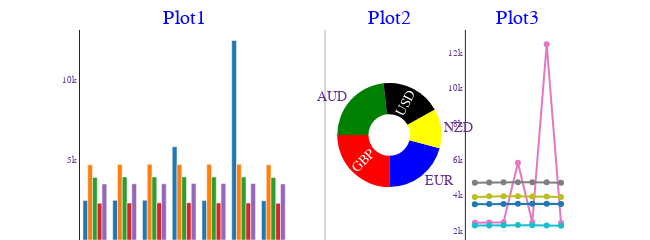

Notebook code for this chart:
### Code cell
"""
Exchange Rate Logs as a report
"""

now = datetime.now()

data = pd.read_csv('static/downloads/exchange-rates.txt', header=None)
data.columns=['AUD', 'GBP', 'EUR', 'NZD', 'USD']

data['Dates'] = data['AUD'] #.apply(lambda s: s.split(':')[0])
data.set_index('Dates', inplace=True, drop=True)
data = data.applymap(lambda s: s.split('(')[1].split(')')[0]) #(lambda s: s.str.upper().split(':')[0])

raw_data = data.copy().reset_index()
raw_data['Dates'] =  raw_data['Dates'].map(lambda s: s.split(':')[0])
raw_data = format_df(raw_data.sort_values(by=['Dates']), caption='Raw Data')

#data.index
#data = data.applymap(lambda s: s.split('(')[1].upper()) #(lambda s: s.str.upper().split(':')[0])
#data['AUD'] = data['AUD'].apply(lambda s: s.split('(')[1].split(')')[0])
#data.index = data.index.map(lambda s: s.split(':')[0][:-5]) #the -5 removes time element
data.index = data.index.map(lambda s: s.split(':')[0]) #the -5 removes time element
data.index = pd.to_datetime(data.index)
data = data.apply(pd.to_numeric)
#data.describe()
data.index.dtype
#data.columns.dtype
#data.dtypes
#data.info()

#filter data: loc, iloc or query
# The Pandas loc indexer is label-based, and can be used with DataFrames for two different use cases:
#     a.) Selecting rows by label/index
#     b.) Selecting rows with a boolean / conditional lookup
#The iloc indexer for Pandas Dataframe is used for integer-location based indexing / selection by position.

start_date = datetime(2021, 1, 28)
end_date = datetime(2023, 1, 28)
data = data.loc[(data.index >= start_date) & (data.index <= end_date)]
# data.loc[<row selection>, <column selection>] #iloc['rorama', 'gender'], iloc[['rorama', 'user2'], ['education', 'nationality']], iloc[df['age]>30, ['name', 'age']]
# data.iloc[<row selection>, <column selection>] #integer based selection e.g. iloc[[0,1,2], 2], iloc[2:6, :], iloc[1, 3]
# data = data.loc[(data.index >= start_date) & (data.index <= end_date)]
# data = data.loc[(data.index >= start_date) & (data.index <= end_date), ['USD', 'EUR']]
# data = data.query('Dates > "2022-01-28"')

# With a slight change of syntax, you can actually update your DataFrame in the same statement as you select and filter
# using .loc indexer. This particular pattern allows you to update values in columns depending on different conditions.
# The setting operation does not make a copy of the data frame, but edits the original data.
# # Change the first name of all rows with an ID greater than 2000 to "John"
# data.loc[data['id'] > 2000, "first_name"] = "John"
# # Change the first name of all rows with an ID greater than 2000 to "John"
# data.loc[data['id'] > 2000, "first_name"] = "John"


#raw_data = format_df(data.reset_index().sort_values(by=['Dates']), caption='Raw Data')

#duplicated and drop_duplicates
#data=data[data.duplicated(['AUD'])] #select duplicate AUD rows - except the first
#data=data[~data.duplicated()] #select non-duplicate rows - except the first
#data=data[~data.duplicated(['AUD'], keep='last')] #select non-duplicate AUD rows (drop AUD duplicates) - except the last
data=data.drop_duplicates(['AUD', 'GBP'], keep='last')

#drop rows with duplicated index (dates)
data = data[~data.index.duplicated(keep='first')]
#data.index.drop_duplicates() returns list of non-duplicated indices

#get weekday index - change index to weekday
#data['WeekDay'] = data['Dates'].apply(lambda x: x.strftime('%a'))  # weekday - A or a,  month - B or b,
data.sort_index(key=lambda x: x.weekday, ascending=True, inplace=True)
#data.sort_index(key=lambda x: x.strftime('%w'), ascending=True, inplace=True) #w is weekday as a number
data.index = data.index.strftime('%a')  # weekday - A or a,  month - B or b,

#group by index column
data = data.groupby(['Dates'], sort = False).mean()

sub_plots = get_subplots(data) #using plotly go (graph objects)

#fig = data.plot(y='AUD', kind='line') #x=data.index when not specified
#plt.scatter(data.index, data['AUD'])
fig1 = data.plot(kind='line')
fig2 = data.plot(kind='bar')

plt.show()
#print(data.shape)

data = format_df(data, caption='Processed Data') #doesnt work if there are duplicates, i.e. if rows with duplicated index (dates) were not dropped above

#aHtml = (sub_plots.to_html() + '<br/><br/>' + raw_data.to_html() + '<br/><br/>' + data.to_html() + '<br/><br/> Chart1' + fig1.to_html() + '<br/><br/> Chart2' + fig2.to_html())
#aHtml = (sub_plots.to_html() + '<br/><br/>' + raw_data.to_html() + '<br/><br/>' + data.to_html() + '<br/><br/> Chart1' + fig1.to_html() + '<br/><br/> Chart2' + fig2.to_html())

#display(HTML(aHtml))
sub_plots.show()
plt.clf() #clear
#plt.cla() #clear

### Figure 1 — Plotly figure (JSON) as saved in the notebook; plotly's stock layout.template omitted (floating-point values rounded to 4 significant figures)
{"data": [{"customdata": ["groupedBar"], "name": "qqq", "text": "Click to drill down", "type": "bar", "x": ["Mon", "Tue", "Wed", "Thu", "Fri", "Sat", "Sun"], "xaxis": "x", "y": [2464.0, 2479.0, 2489.0, 5827.0, 2475.0, 12470.0, 2450.0], "yaxis": "y"}, {"customdata": ["groupedBar"], "name": "qqq", "text": "Click to drill down", "type": "bar", "x": ["Mon", "Tue", "Wed", "Thu", "Fri", "Sat", "Sun"], "xaxis": "x", "y": [4700.0, 4721.0, 4731.0, 4725.0, 4730.0, 4733.0, 4700.0], "yaxis": "y"}, {"customdata": ["groupedBar"], "name": "qqq", "text": "Click to drill down", "type": "bar", "x": ["Mon", "Tue", "Wed", "Thu", "Fri", "Sat", "Sun"], "xaxis": "x", "y": [3911.0, 3942.0, 3940.0, 3944.0, 3934.0, 3936.0, 3908.0], "yaxis": "y"}, {"customdata": ["groupedBar"], "name": "qqq", "text": "Click to drill down", "type": "bar", "x": ["Mon", "Tue", "Wed", "Thu", "Fri", "Sat", "Sun"], "xaxis": "x", "y": [2302.0, 2313.0, 2320.0, 2332.0, 2317.0, 2310.0, 2293.0], "yaxis": "y"}, {"customdata": ["groupedBar"], "name": "qqq", "text": "Click to drill down", "type": "bar", "x": ["Mon", "Tue", "Wed", "Thu", "Fri", "Sat", "Sun"], "xaxis": "x", "y": [3502.0, 3513.0, 3513.0, 3526.0, 3530.0, 3531.0, 3506.0], "yaxis": "y"}, {"customdata": ["pieDonut1"], "domain": {"x": [0.525, 0.7375], "y": [0, 1]}, "hole": 0.4, "hoverinfo": "label+percent+value+text", "insidetextorientation": "radial", "labels": ["AUD", "GBP", "EUR", "NZD", "USD"], "marker": {"colors": ["green", "red", "blue", "yellow", "black", "maroon"]}, "name": "", "rotation": -90, "sort": false, "text": ["Click to drill down", "Click to drill down", "Click to drill down", "Click to drill down", "Click to drill down", "Click to drill down", "Click to drill down"], "textinfo": "label", "type": "pie", "values": [4379.0, 4720.0, 3931.0, 2313.0, 3517.0]}, {"customdata": ["groupedLine"], "mode": "markers+lines+text", "showlegend": true, "type": "scatter", "x": ["Mon", "Tue", "Wed", "Thu", "Fri", "Sat", "Sun"], "xaxis": "x2", "y": [2464.0, 2479.0, 2489.0, 5827.0, 2475.0, 12470.0, 2450.0], "yaxis": "y2"}, {"customdata": ["groupedLine"], "mode": "markers+lines+text", "showlegend": true, "type": "scatter", "x": ["Mon", "Tue", "Wed", "Thu", "Fri", "Sat", "Sun"], "xaxis": "x2", "y": [4700.0, 4721.0, 4731.0, 4725.0, 4730.0, 4733.0, 4700.0], "yaxis": "y2"}, {"customdata": ["groupedLine"], "mode": "markers+lines+text", "showlegend": true, "type": "scatter", "x": ["Mon", "Tue", "Wed", "Thu", "Fri", "Sat", "Sun"], "xaxis": "x2", "y": [3911.0, 3942.0, 3940.0, 3944.0, 3934.0, 3936.0, 3908.0], "yaxis": "y2"}, {"customdata": ["groupedLine"], "mode": "markers+lines+text", "showlegend": true, "type": "scatter", "x": ["Mon", "Tue", "Wed", "Thu", "Fri", "Sat", "Sun"], "xaxis": "x2", "y": [2302.0, 2313.0, 2320.0, 2332.0, 2317.0, 2310.0, 2293.0], "yaxis": "y2"}, {"customdata": ["groupedLine"], "mode": "markers+lines+text", "showlegend": true, "type": "scatter", "x": ["Mon", "Tue", "Wed", "Thu", "Fri", "Sat", "Sun"], "xaxis": "x2", "y": [3502.0, 3513.0, 3513.0, 3526.0, 3530.0, 3531.0, 3506.0], "yaxis": "y2"}], "layout": {"annotations": [{"font": {"color": "blue", "size": 20}, "showarrow": false, "text": "Plot1", "x": 0.2125, "xanchor": "center", "xref": "paper", "y": 1, "yanchor": "bottom", "yref": "paper"}, {"font": {"color": "blue", "size": 20}, "showarrow": false, "text": "Plot2", "x": 0.6313, "xanchor": "center", "xref": "paper", "y": 1, "yanchor": "bottom", "yref": "paper"}, {"font": {"color": "blue", "size": 20}, "showarrow": false, "text": "Plot3", "x": 0.8938, "xanchor": "center", "xref": "paper", "y": 1, "yanchor": "bottom", "yref": "paper"}], "autosize": true, "coloraxis": {"showscale": false}, "font": {"color": "RebeccaPurple", "family": "Courier New, monospace", "size": 9}, "height": 100, "margin": {"autoexpand": false, "b": 0, "pad": 0, "t": 30}, "modebar": {"orientation": "h"}, "shapes": [{"line": {"color": "black", "width": 1}, "type": "line", "x0": 0.5, "x1": 0.5, "xref": "paper", "y0": -0.1, "y1": 1, "yref": "paper"}], "showlegend": false, "uniformtext": {"minsize": 14, "mode": "hide"}, "width": 650, "xaxis": {"anchor": "y", "automargin": true, "domain": [0, 0.425], "showticklabels": true, "ticks": "", "visible": true}, "xaxis2": {"anchor": "y2", "automargin": true, "domain": [0.7875, 1], "showticklabels": true, "ticks": "", "visible": true}, "yaxis": {"anchor": "x", "automargin": true, "domain": [0, 1], "showticklabels": true, "ticks": "", "visible": true}, "yaxis2": {"anchor": "x2", "automargin": true, "domain": [0, 1], "showticklabels": true, "ticks": "", "visible": true}}}
